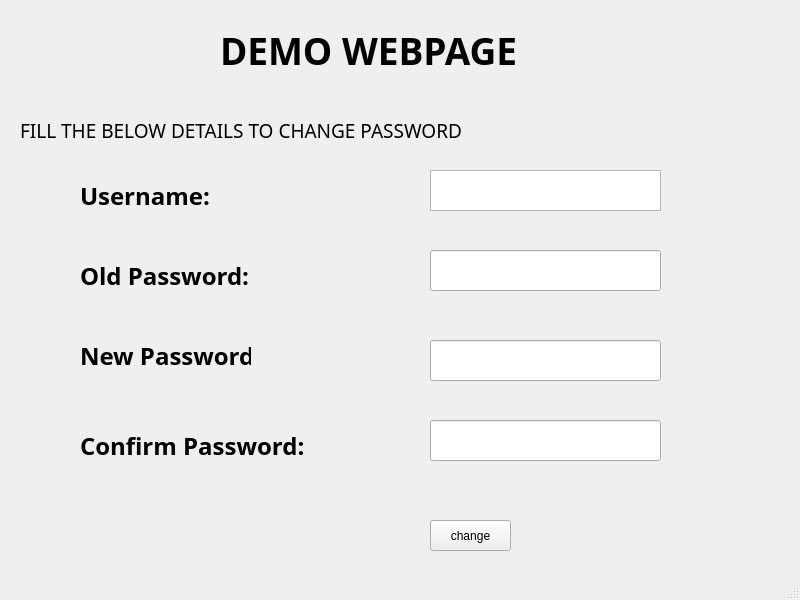
<?xml version="1.0" encoding="UTF-8"?>
<ui version="4.0">
 <class>MainWindow</class>
 <widget class="QMainWindow" name="MainWindow">
  <property name="geometry">
   <rect>
    <x>0</x>
    <y>0</y>
    <width>800</width>
    <height>600</height>
   </rect>
  </property>
  <property name="windowTitle">
   <string>MainWindow</string>
  </property>
  <widget class="QWidget" name="centralwidget">
   <widget class="QLabel" name="label">
    <property name="geometry">
     <rect>
      <x>80</x>
      <y>170</y>
      <width>171</width>
      <height>51</height>
     </rect>
    </property>
    <property name="font">
     <font>
      <family>Segoe UI Black</family>
      <pointsize>18</pointsize>
      <weight>75</weight>
      <bold>true</bold>
     </font>
    </property>
    <property name="cursor">
     <cursorShape>ArrowCursor</cursorShape>
    </property>
    <property name="frameShape">
     <enum>QFrame::NoFrame</enum>
    </property>
    <property name="frameShadow">
     <enum>QFrame::Plain</enum>
    </property>
    <property name="text">
     <string>Username:</string>
    </property>
    <property name="textFormat">
     <enum>Qt::PlainText</enum>
    </property>
   </widget>
   <widget class="QLabel" name="label_2">
    <property name="geometry">
     <rect>
      <x>80</x>
      <y>250</y>
      <width>171</width>
      <height>51</height>
     </rect>
    </property>
    <property name="font">
     <font>
      <family>Segoe UI Black</family>
      <pointsize>18</pointsize>
      <weight>75</weight>
      <bold>true</bold>
     </font>
    </property>
    <property name="text">
     <string>Old Password:</string>
    </property>
    <property name="textFormat">
     <enum>Qt::PlainText</enum>
    </property>
   </widget>
   <widget class="QLabel" name="label_3">
    <property name="geometry">
     <rect>
      <x>220</x>
      <y>30</y>
      <width>371</width>
      <height>41</height>
     </rect>
    </property>
    <property name="font">
     <font>
      <family>Segoe Script</family>
      <pointsize>28</pointsize>
      <weight>75</weight>
      <bold>true</bold>
     </font>
    </property>
    <property name="text">
     <string>DEMO WEBPAGE</string>
    </property>
   </widget>
   <widget class="QLabel" name="label_6">
    <property name="geometry">
     <rect>
      <x>20</x>
      <y>110</y>
      <width>641</width>
      <height>41</height>
     </rect>
    </property>
    <property name="font">
     <font>
      <family>Segoe MDL2 Assets</family>
      <pointsize>14</pointsize>
      <weight>50</weight>
      <bold>false</bold>
     </font>
    </property>
    <property name="text">
     <string>FILL THE BELOW DETAILS TO CHANGE PASSWORD</string>
    </property>
   </widget>
   <widget class="QLabel" name="label_4">
    <property name="geometry">
     <rect>
      <x>80</x>
      <y>330</y>
      <width>171</width>
      <height>51</height>
     </rect>
    </property>
    <property name="font">
     <font>
      <family>Segoe UI Black</family>
      <pointsize>18</pointsize>
      <weight>75</weight>
      <bold>true</bold>
     </font>
    </property>
    <property name="text">
     <string>New Password:</string>
    </property>
    <property name="textFormat">
     <enum>Qt::PlainText</enum>
    </property>
   </widget>
   <widget class="QLabel" name="label_5">
    <property name="geometry">
     <rect>
      <x>80</x>
      <y>420</y>
      <width>231</width>
      <height>51</height>
     </rect>
    </property>
    <property name="font">
     <font>
      <family>Segoe UI Black</family>
      <pointsize>18</pointsize>
      <weight>75</weight>
      <bold>true</bold>
     </font>
    </property>
    <property name="text">
     <string>Confirm Password:</string>
    </property>
    <property name="textFormat">
     <enum>Qt::PlainText</enum>
    </property>
   </widget>
   <widget class="QTextEdit" name="uname">
    <property name="geometry">
     <rect>
      <x>430</x>
      <y>170</y>
      <width>231</width>
      <height>41</height>
     </rect>
    </property>
    <property name="cursor" stdset="0">
     <cursorShape>PointingHandCursor</cursorShape>
    </property>
    <property name="html">
     <string>&lt;!DOCTYPE HTML PUBLIC &quot;-//W3C//DTD HTML 4.0//EN&quot; &quot;http://www.w3.org/TR/REC-html40/strict.dtd&quot;&gt;
&lt;html&gt;&lt;head&gt;&lt;meta name=&quot;qrichtext&quot; content=&quot;1&quot; /&gt;&lt;style type=&quot;text/css&quot;&gt;
p, li { white-space: pre-wrap; }
&lt;/style&gt;&lt;/head&gt;&lt;body style=&quot; font-family:'MS Shell Dlg 2'; font-size:8.25pt; font-weight:400; font-style:normal;&quot;&gt;
&lt;p style=&quot;-qt-paragraph-type:empty; margin-top:0px; margin-bottom:0px; margin-left:0px; margin-right:0px; -qt-block-indent:0; text-indent:0px;&quot;&gt;&lt;br /&gt;&lt;/p&gt;&lt;/body&gt;&lt;/html&gt;</string>
    </property>
   </widget>
   <widget class="QLineEdit" name="opwd">
    <property name="geometry">
     <rect>
      <x>430</x>
      <y>250</y>
      <width>231</width>
      <height>41</height>
     </rect>
    </property>
    <property name="echoMode">
     <enum>QLineEdit::Password</enum>
    </property>
   </widget>
   <widget class="QLineEdit" name="npwd">
    <property name="geometry">
     <rect>
      <x>430</x>
      <y>340</y>
      <width>231</width>
      <height>41</height>
     </rect>
    </property>
    <property name="echoMode">
     <enum>QLineEdit::Password</enum>
    </property>
   </widget>
   <widget class="QLineEdit" name="ncpwd">
    <property name="geometry">
     <rect>
      <x>430</x>
      <y>420</y>
      <width>231</width>
      <height>41</height>
     </rect>
    </property>
    <property name="echoMode">
     <enum>QLineEdit::Password</enum>
    </property>
   </widget>
   <widget class="QPushButton" name="pushButton">
    <property name="geometry">
     <rect>
      <x>430</x>
      <y>520</y>
      <width>81</width>
      <height>31</height>
     </rect>
    </property>
    <property name="text">
     <string>change</string>
    </property>
   </widget>
  </widget>
  <widget class="QMenuBar" name="menubar">
   <property name="geometry">
    <rect>
     <x>0</x>
     <y>0</y>
     <width>800</width>
     <height>21</height>
    </rect>
   </property>
  </widget>
  <widget class="QStatusBar" name="statusbar"/>
 </widget>
 <resources/>
 <connections/>
</ui>
